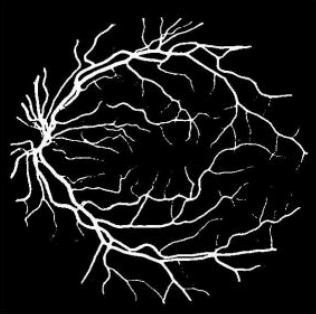
#> input picture 3.png, 316 x 314 px, given in place of 1.png, which was not available
$ python main.py
#> lines starting #> are read from the running program, lines starting #| are printed output that depends on the picture; after the words box and inside, x2 and y2 are one past the last pixel; in counts of white or black regions, pixels touching at a corner belong together; pictures that were not available may be replaced by others from this repository, and a replacement may not be noted
#> in load_image, img is the input picture: PIL image 316x314 P; min 0, max 254, mean 23.4
import numpy as np
from scipy.signal import convolve2d
from PIL import Image
from skimage import filters, morphology


def mean_filter(input_image, r):
    """Aplica um filtro de média na imagem de entrada."""
#> called with r = 2
    kernel = np.ones((r, r), dtype=np.float32) / (r * r)
    # Assegurar que o filtro seja aplicado em cada canal de cor
    if input_image.ndim == 3:
        filtered_image = np.zeros_like(input_image)
        for i in range(input_image.shape[2]):
            filtered_image[:, :, i] = convolve2d(input_image[:, :, i], kernel, boundary='symm', mode='same')
        return filtered_image
    else:
        return convolve2d(input_image, kernel, boundary='symm', mode='same')


def guided_filter(F, G, r, eps):
    """Aplica a filtragem guiada em um mapa de características com uma imagem de orientação."""
    F_mean = mean_filter(F, r)
    G_mean = mean_filter(G, r)
    G2_mean = mean_filter(G * G, r)
    GF_mean = mean_filter(F * G, r)

    # Cálculo da Variância e Covariância
    G_var = G2_mean - G_mean * G_mean
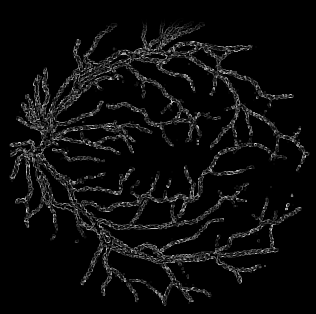
#> G_var: shape (314, 316) float32; min 0, max 0.236, mean 0.0112; drawn with min black and max white
    GF_cov = GF_mean - G_mean * F_mean

    # Estimação dos Coeficientes Lineares a e b
    a = GF_cov / (G_var + eps)
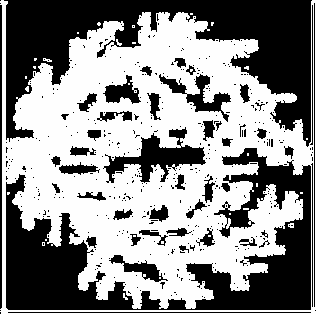
#> a: shape (314, 316) float32; min 0, max 1, mean 0.546
    b = F_mean - a * G_mean

    # Suavização dos Coeficientes a e b
    a_mean = mean_filter(a, r)
#> in mean_filter (call 5), `return convolve2d(input_image, kernel, boundary='symm', mode='same')`:
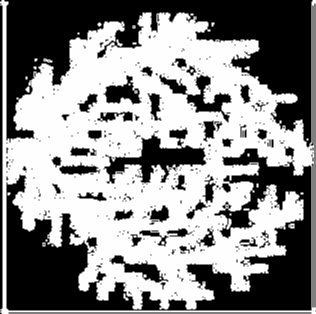
#> returned value: shape (314, 316) float32; min 0, max 1, mean 0.543
    b_mean = mean_filter(b, r)

    # Geração do Mapa de Saída O
    O = a_mean * F + b_mean

    # Adiciona uma dimensão de canal se F e O forem 2D
    if F.ndim == 2:
        F = F[:, :, np.newaxis]
    if O.ndim == 2:
        O = O[:, :, np.newaxis]

    # Concatena F e O ao longo do eixo do canal
    FO_concat = np.concatenate((F, O), axis=2)

    # Aplica a convolução
    F_output = convolution(FO_concat, 3, 64)  # Exemplo: kernel 3x3, 64 filtros
    return F_output


def convolution(input_concat, kernel_size, num_filters):
#> called with input_concat = array of shape (314, 316, 2), kernel_size = 3, num_filters = 64
    height, width = input_concat.shape[:2]
#> height = 314; width = 316
    output = np.zeros((height, width, num_filters))

    kernel = np.ones((kernel_size, kernel_size)) / (kernel_size * kernel_size)

    for i in range(num_filters):
        for channel in range(input_concat.shape[2]):
            output[:, :, i] += convolve2d(input_concat[:, :, channel], kernel, mode='same')

    return output


def load_image(image_path):
    """ Carrega uma imagem colorida e a converte em um array de ponto flutuante. """
    with Image.open(image_path) as img:
        return np.asarray(img, dtype=np.float32) / 255


def save_image(image, output_path):
    """ Salva um array NumPy como uma imagem.

    Args:
    - image: Imagem para ser salva (array NumPy).
    - output_path: Caminho do arquivo onde a imagem será salva.
    """
    # Se a imagem for 3D (colorida), converter para escala de cinza antes de salvar.
    if image.ndim == 3 and image.shape[2] == 3:
        image = np.mean(image, axis=2)

    # Se a imagem já for 2D (escala de cinza ou binária), pode salvar diretamente.
    image_to_save = Image.fromarray(np.uint8(image * 255))
    image_to_save.save(output_path)


def segment_vessels(F_filtered):
    """Segmenta os vasos sanguíneos de uma imagem."""
    # Converter para escala de cinza
    F_gray = np.mean(F_filtered, axis=2)
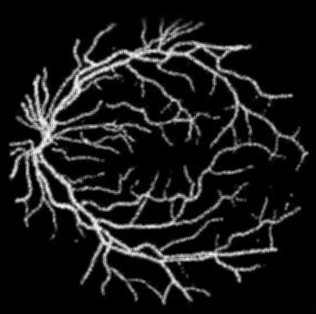
#> F_gray: shape (314, 316) float64; min 0.00207, max 1.89, mean 0.197; drawn with min black and max white

    # Aplicar um filtro de bordas, como Sobel, para realçar os vasos sanguíneos
    edges = filters.sobel(F_gray)
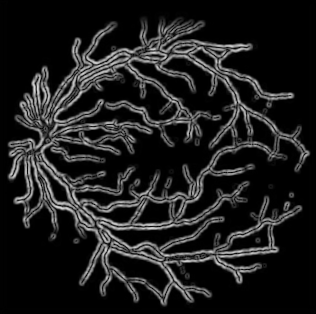
#> edges: shape (314, 316) float64; min 0, max 0.847, mean 0.119

    # Limiarização utilizando o método de Otsu para binarizar a imagem
    thresh = filters.threshold_otsu(edges)
#> thresh = 0.23
    binary_image = edges > thresh
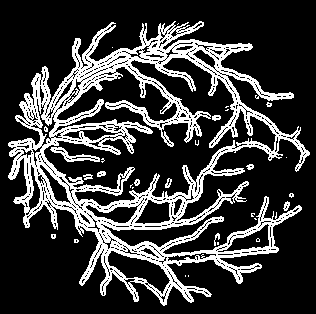
#> binary_image: shape (314, 316) bool; 22.8% white in thin lines or dots, all inside (x1, y1, x2, y2) = (8, 21, 310, 306)

    # Remover pequenos objetos (ruído)
    cleaned_image = morphology.remove_small_objects(binary_image, min_size=30)

    # Dilatar os vasos sanguíneos para torná-los mais visíveis
    selem = morphology.disk(1)
    dilated_image = morphology.dilation(cleaned_image, selem)
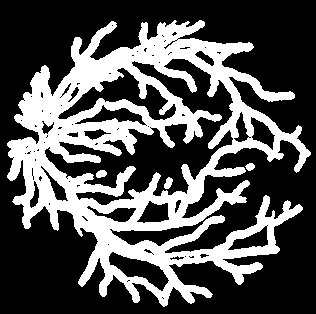
#> dilated_image: shape (314, 316) bool; 32.8% white; 4 white regions, box (x1, y1, x2, y2) and area: (7, 20, 311, 307) 32319, (164, 177, 173, 189) 73, (96, 170, 107, 178) 68, (245, 163, 255, 171) 56

    return dilated_image


image_path = '1.png'
F = load_image(image_path)
G = F.copy()  # A imagem de orientação

r = 2  # Raio do filtro de média
eps = 1e-8  # Termo de regularização

# Aplicar o filtro guiado
F_filtered = guided_filter(F, G, r, eps)

# Segmentar os vasos sanguíneos
F_segmented = segment_vessels(F_filtered)

# Salvar a imagem segmentada
output_path = 'C:\\Users\\Wallison\\Desktop\\pythonProject2\\2.png'
save_image(F_segmented, output_path)
